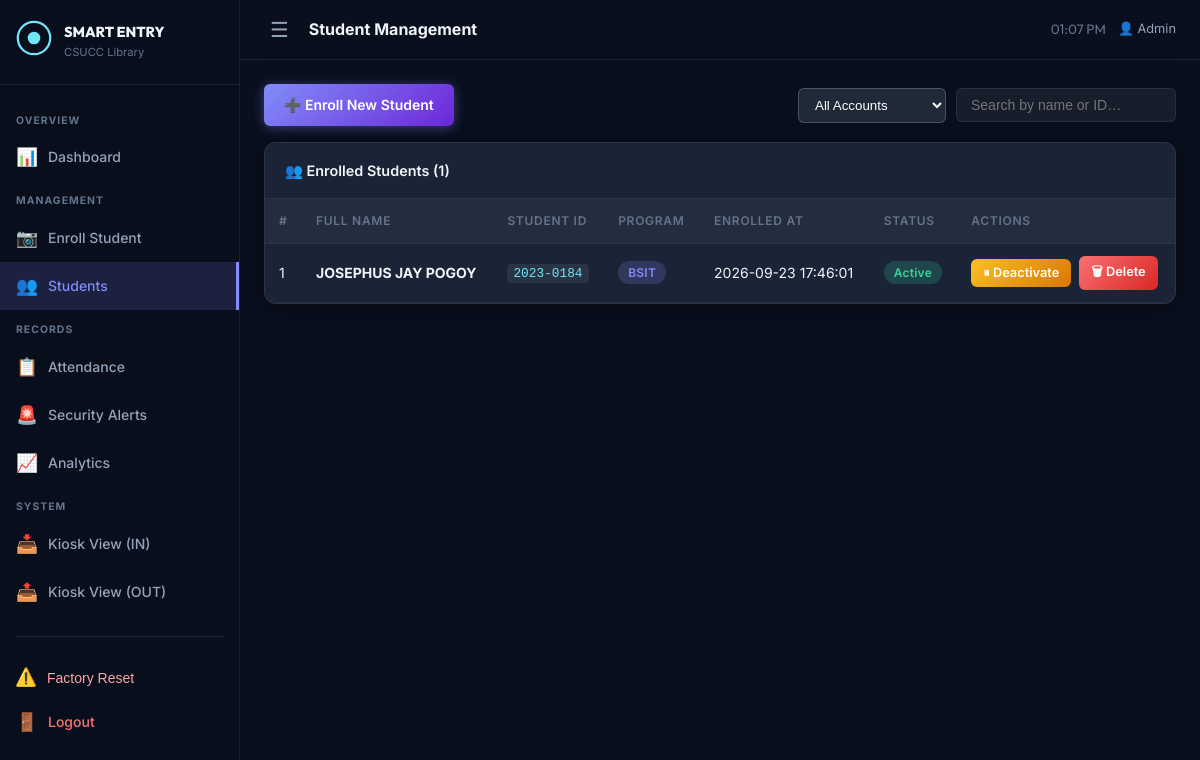
/admin/students (signed in), run on the app's committed database.
### tables this page shows
CREATE TABLE students (
            id          INTEGER PRIMARY KEY AUTOINCREMENT,
            full_name   TEXT    NOT NULL,
            student_id  TEXT    NOT NULL UNIQUE,
            program     TEXT    NOT NULL,
            status      TEXT    NOT NULL DEFAULT 'active',
            enrolled_at TEXT    NOT NULL DEFAULT (datetime('now','localtime'))
        );

### routes/students.py (the view)
@students_bp.route("/admin/students")
@login_required
def list_students():
    students = db.get_all_students()
    return render_template("admin/students.html", students=students)

### app.py (called while the page is built)
@login_manager.user_loader
def load_user(user_id):
    from database.database import get_db_connection
    conn = get_db_connection()
    row = conn.execute("SELECT * FROM admins WHERE id = ?", (user_id,)).fetchone()
    conn.close()
    if row:
        return AdminUser(row)
    return None

### database/database.py (called while the page is built)
def get_db_connection():
    conn = sqlite3.connect(Config.DATABASE_PATH)
    conn.row_factory = sqlite3.Row
    conn.execute("PRAGMA foreign_keys = ON")
    return conn

def get_all_students():
    conn = get_db_connection()
    rows = conn.execute(
        "SELECT * FROM students ORDER BY full_name ASC"
    ).fetchall()
    conn.close()
    return rows

### templates/admin/students.html (shortened to what this page needs)
{% extends "admin/base_admin.html" %}
{% block page_title %}Student Management{% endblock %}
{% block admin_content %}
<div class="toolbar" style="display: flex; gap: 10px; align-items: center; justify-content: space-between;">
  <a href="{{ url_for('students.enroll_page') }}" class="btn btn-primary">
    ➕ Enroll New Student
  </a>
  <div style="display: flex; gap: 10px; align-items: center;">
    <select id="statusFilter" style="padding: 8px 12px; border-radius: 6px; border: 1px solid rgba(255,255,255,0.2); background: #1f2937; color: white; cursor: pointer;">
      <option value="all">All Accounts</option>
    </select>
    <input type="text" id="searchStudents" placeholder="Search by name or ID…" class="search-input" style="margin: 0;" />
  </div>
</div>
<div class="card mt-3">
  <div class="card-header">
    <span>👥 Enrolled Students ({{ students | length }})</span>
  </div>
  <div class="card-body p-0">
    <table class="table" id="studentsTable">
      <thead>
        <tr>
          <th>#</th><th>Full Name</th><th>Student ID</th>
          <th>Program</th><th>Enrolled At</th><th>Status</th><th>Actions</th>
        </tr>
      </thead>
      <tbody>
        {% for s in students %}
        <tr class="student-row">
          <td>{{ loop.index }}</td>
          <td><strong>{{ s.full_name }}</strong></td>
          <td><code>{{ s.student_id }}</code></td>
          <td><span class="badge badge-info">{{ s.program }}</span></td>
          <td>{{ s.enrolled_at }}</td>
          <td>
            <span class="badge {{ 'badge-success' if s.status == 'active' else 'badge-muted' }}">
              {{ s.status.capitalize() }}
            </span>
          </td>
          <td class="actions-cell">
            <form method="POST" action="{{ url_for('students.toggle_student', student_db_id=s.id) }}"
                  style="display:inline;">
              <button type="submit" class="btn btn-sm {{ 'btn-warning' if s.status == 'active' else 'btn-success' }}">
                {{ '⏸ Deactivate' if s.status == 'active' else '▶ Activate' }}
              </button>
            </form>
            <form method="POST" action="{{ url_for('students.delete_student', student_db_id=s.id) }}"
                  style="display:inline;"
                  onsubmit="return confirm('Delete {{ s.full_name }}? This cannot be undone.');">
              <button type="submit" class="btn btn-sm btn-danger">🗑 Delete</button>
            </form>
          </td>
        </tr>
        {% else %}
        <tr>
          <td colspan="7" class="text-center text-muted">No students enrolled yet.</td>
        </tr>
        {% endfor %}
      </tbody>
    </table>
  </div>
</div>
{% endblock %}

### static/css/main.css (style rules this page uses)
*, *::before, *::after { box-sizing: border-box; margin: 0; padding: 0; }
:root { --bg-900: #0a0f1e; --bg-800: #0f172a; --bg-700: #1e293b; --bg-600: #334155; --surface: rgba(30, 41, 59, 0.85); --surface-2: rgba(51, 65, 85, 0.6); --accent-cyan: #6ee7f7; --accent-indigo: #818cf8; --accent-green: #34d399; --accent-amber: #fbbf24; --accent-red: #f87171; --text-primary: #f1f5f9; --text-secondary: #94a3b8; --text-muted: #64748b; --border: rgba(255,255,255,0.08); --font-body: 'Inter', system-ui, sans-serif; --font-display: 'Outfit', 'Inter', sans-serif; --radius-sm: 6px; --radius-md: 12px; --radius-lg: 20px; --radius-xl: 28px; --shadow-glow: 0 0 30px rgba(110, 231, 247, 0.15); --shadow-card: 0 4px 24px rgba(0,0,0,0.4); --shadow-lg: 0 8px 40px rgba(0,0,0,0.5); }
html, body { font-family: var(--font-body); background: var(--bg-900); color: var(--text-primary); min-height: 100vh; line-height: 1.6; -webkit-font-smoothing: antialiased; }
a { color: var(--accent-cyan); text-decoration: none; }
.mt-3 { margin-top: 1rem; }
.p-0 { padding: 0 !important; }
.btn { display: inline-flex; align-items: center; gap: 6px; padding: 10px 20px; border-radius: var(--radius-sm); font-family: var(--font-body); font-size: 0.875rem; font-weight: 600; cursor: pointer; border: none; transition: all 0.2s ease; white-space: nowrap; }
.btn-primary { background: linear-gradient(135deg, var(--accent-indigo), #6d28d9); color: #fff; box-shadow: 0 2px 12px rgba(129,140,248,0.4); }
.btn-warning { background: linear-gradient(135deg, var(--accent-amber), #d97706); color: #fff; }
.btn-danger { background: linear-gradient(135deg, var(--accent-red), #dc2626); color: #fff; }
.btn-sm { padding: 6px 12px; font-size: 0.8rem; }
.card { background: var(--surface); backdrop-filter: blur(12px); border: 1px solid var(--border); border-radius: var(--radius-md); box-shadow: var(--shadow-card); overflow: hidden; }
.card-header { padding: 1rem 1.25rem; border-bottom: 1px solid var(--border); font-weight: 600; font-size: 0.9rem; color: var(--text-primary); display: flex; align-items: center; justify-content: space-between; }
.card-body { padding: 1.25rem; }
.badge { display: inline-block; padding: 2px 10px; border-radius: 999px; font-size: 0.75rem; font-weight: 600; letter-spacing: 0.02em; }
.badge-info { background: rgba(129,140,248,0.2); color: var(--accent-indigo); }
.badge-success { background: rgba(52,211,153,0.2); color: var(--accent-green); }
.table { width: 100%; border-collapse: collapse; font-size: 0.875rem; }
.table thead tr { background: rgba(255,255,255,0.04); }
.table th { padding: 12px 14px; text-align: left; font-size: 0.75rem; font-weight: 600; color: var(--text-muted); letter-spacing: 0.06em; text-transform: uppercase; white-space: nowrap; border-bottom: 1px solid var(--border); }
.table td { padding: 12px 14px; border-bottom: 1px solid rgba(255,255,255,0.04); vertical-align: middle; }
.table code { background: rgba(255,255,255,0.07); padding: 2px 6px; border-radius: 4px; font-size: 0.8rem; color: var(--accent-cyan); }
.toolbar { display: flex; align-items: center; justify-content: space-between; gap: 12px; flex-wrap: wrap; }
.search-input { padding: 8px 14px; border-radius: var(--radius-sm); background: rgba(255,255,255,0.06); border: 1px solid var(--border); color: var(--text-primary); font-size: 0.875rem; min-width: 220px; }
.actions-cell { display: flex; gap: 8px; align-items: center; }

### static/css/admin.css (style rules this page uses)
:root { --sidebar-w: 240px; --topbar-h: 60px; }
.admin-body { background: var(--bg-900); }

### data on the page
students: full_name "JOSEPHUS JAY POGOY", student_id "2023-0184", program "BSIT", enrolled_at "2026-09-23 17:46:01", status "Active", status "⏸ Deactivate"

### other printed values
{{ students | length }} "1"
